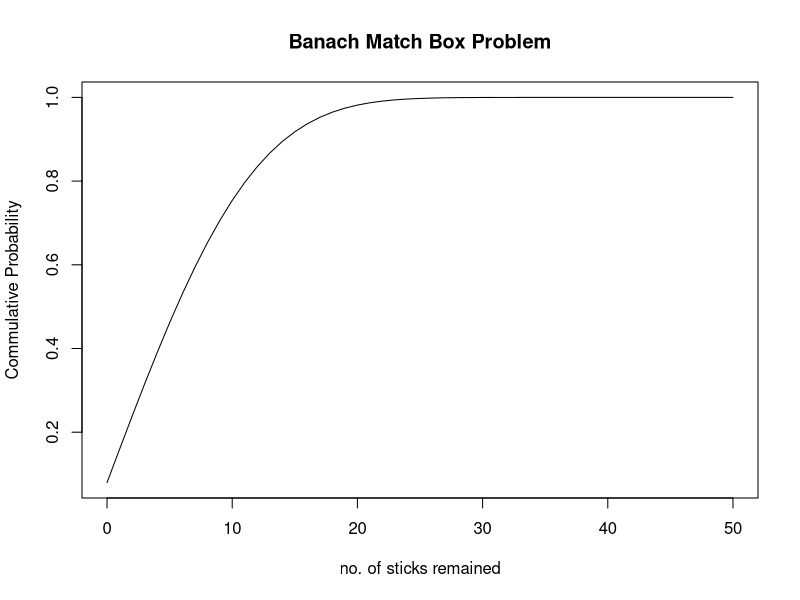

Source code (R):
match_prob<-function(x) choose(2*N-x,N)*2^(-(2*N-x))
N<-50
round(sapply(1:50,match_prob),5)
plot(0:50,cumsum(sapply(0:50,match_prob)),xlab='no. of sticks remained',ylab = 'Commulative Probability','l')
title('Banach Match Box Problem')